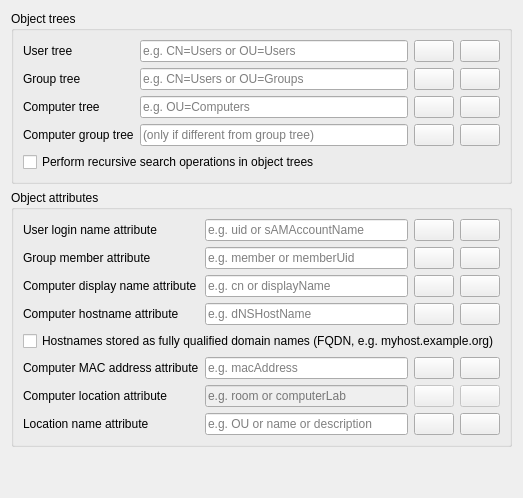
     <widget class="QWidget" name="environmentSettings">
      <attribute name="title">
       <string>Environment settings</string>
      </attribute>
      <layout class="QVBoxLayout" name="verticalLayout_6">
       <item>
        <widget class="QGroupBox" name="objectTrees">
         <property name="title">
          <string>Object trees</string>
         </property>
         <layout class="QGridLayout" name="gridLayout_21">
          <item row="3" column="1">
           <widget class="QLineEdit" name="computerGroupTree">
            <property name="placeholderText">
             <string>(only if different from group tree)</string>
            </property>
           </widget>
          </item>
          <item row="2" column="0">
           <widget class="QLabel" name="computerTreeLabel">
            <property name="text">
             <string>Computer tree</string>
            </property>
           </widget>
          </item>
          <item row="4" column="0" colspan="4">
           <widget class="QCheckBox" name="recursiveSearchOperations">
            <property name="text">
             <string>Perform recursive search operations in object trees</string>
            </property>
           </widget>
          </item>
          <item row="0" column="0">
           <widget class="QLabel" name="userTreeLabel">
            <property name="text">
             <string>User tree</string>
            </property>
           </widget>
          </item>
          <item row="2" column="1">
           <widget class="QLineEdit" name="computerTree">
            <property name="placeholderText">
             <string>e.g. OU=Computers</string>
            </property>
           </widget>
          </item>
          <item row="1" column="0">
           <widget class="QLabel" name="groupTreeLabel">
            <property name="text">
             <string>Group tree</string>
            </property>
           </widget>
          </item>
          <item row="3" column="0">
           <widget class="QLabel" name="computerGroupTreeLabel">
            <property name="text">
             <string>Computer group tree</string>
            </property>
           </widget>
          </item>
          <item row="0" column="1">
           <widget class="QLineEdit" name="userTree">
            <property name="placeholderText">
             <string>e.g. CN=Users or OU=Users</string>
            </property>
           </widget>
          </item>
          <item row="1" column="1">
           <widget class="QLineEdit" name="groupTree">
            <property name="placeholderText">
             <string>e.g. CN=Users or OU=Groups</string>
            </property>
           </widget>
          </item>
          <item row="0" column="2">
           <widget class="QPushButton" name="browseUserTree">
            <property name="icon">
             <iconset resource="../../../core/resources/core.qrc">
              <normaloff>:/core/edit-find.png</normaloff>:/core/edit-find.png</iconset>
            </property>
           </widget>
          </item>
          <item row="1" column="2">
           <widget class="QPushButton" name="browseGroupTree">
            <property name="icon">
             <iconset resource="../../../core/resources/core.qrc">
              <normaloff>:/core/edit-find.png</normaloff>:/core/edit-find.png</iconset>
            </property>
           </widget>
          </item>
          <item row="2" column="2">
           <widget class="QPushButton" name="browseComputerTree">
            <property name="icon">
             <iconset resource="../../../core/resources/core.qrc">
              <normaloff>:/core/edit-find.png</normaloff>:/core/edit-find.png</iconset>
            </property>
           </widget>
          </item>
          <item row="3" column="2">
           <widget class="QPushButton" name="browseComputerGroupTree">
            <property name="icon">
             <iconset resource="../../../core/resources/core.qrc">
              <normaloff>:/core/edit-find.png</normaloff>:/core/edit-find.png</iconset>
            </property>
           </widget>
          </item>
          <item row="0" column="3">
           <widget class="QPushButton" name="testUserTree">
            <property name="icon">
             <iconset resource="../../../core/resources/core.qrc">
              <normaloff>:/core/dialog-ok-apply.png</normaloff>:/core/dialog-ok-apply.png</iconset>
            </property>
           </widget>
          </item>
          <item row="1" column="3">
           <widget class="QPushButton" name="testGroupTree">
            <property name="icon">
             <iconset resource="../../../core/resources/core.qrc">
              <normaloff>:/core/dialog-ok-apply.png</normaloff>:/core/dialog-ok-apply.png</iconset>
            </property>
           </widget>
          </item>
          <item row="2" column="3">
           <widget class="QPushButton" name="testComputerTree">
            <property name="icon">
             <iconset resource="../../../core/resources/core.qrc">
              <normaloff>:/core/dialog-ok-apply.png</normaloff>:/core/dialog-ok-apply.png</iconset>
            </property>
           </widget>
          </item>
          <item row="3" column="3">
           <widget class="QPushButton" name="testComputerGroupTree">
            <property name="icon">
             <iconset resource="../../../core/resources/core.qrc">
              <normaloff>:/core/dialog-ok-apply.png</normaloff>:/core/dialog-ok-apply.png</iconset>
            </property>
           </widget>
          </item>
         </layout>
        </widget>
       </item>
       <item>
        <widget class="QGroupBox" name="objectAttributes">
         <property name="title">
          <string>Object attributes</string>
         </property>
         <layout class="QGridLayout" name="gridLayout_22">
          <item row="7" column="1">
           <widget class="QLineEdit" name="locationNameAttribute">
            <property name="placeholderText">
             <string>e.g. OU or name or description</string>
            </property>
           </widget>
          </item>
          <item row="4" column="0" colspan="4">
           <widget class="QCheckBox" name="computerHostNameAsFQDN">
            <property name="text">
             <string>Hostnames stored as fully qualified domain names (FQDN, e.g. myhost.example.org)</string>
            </property>
           </widget>
          </item>
          <item row="0" column="2">
           <widget class="QPushButton" name="browseUserLoginNameAttribute">
            <property name="icon">
             <iconset resource="../../../core/resources/core.qrc">
              <normaloff>:/core/edit-find.png</normaloff>:/core/edit-find.png</iconset>
            </property>
           </widget>
          </item>
          <item row="6" column="1">
           <widget class="QLineEdit" name="computerLocationAttribute">
            <property name="enabled">
             <bool>false</bool>
            </property>
            <property name="placeholderText">
             <string>e.g. room or computerLab</string>
            </property>
           </widget>
          </item>
          <item row="0" column="0">
           <widget class="QLabel" name="userLoginNameAttributeLabel">
            <property name="text">
             <string>User login name attribute</string>
            </property>
           </widget>
          </item>
          <item row="6" column="0">
           <widget class="QLabel" name="computerLocationAttributeLabel">
            <property name="text">
             <string>Computer location attribute</string>
            </property>
           </widget>
          </item>
          <item row="1" column="1">
           <widget class="QLineEdit" name="groupMemberAttribute">
            <property name="placeholderText">
             <string>e.g. member or memberUid</string>
            </property>
           </widget>
          </item>
          <item row="5" column="3">
           <widget class="QPushButton" name="testComputerMacAddressAttribute">
            <property name="icon">
             <iconset resource="../../../core/resources/core.qrc">
              <normaloff>:/core/dialog-ok-apply.png</normaloff>:/core/dialog-ok-apply.png</iconset>
            </property>
           </widget>
          </item>
          <item row="1" column="0">
           <widget class="QLabel" name="groupMemberAttributeLabel">
            <property name="text">
             <string>Group member attribute</string>
            </property>
           </widget>
          </item>
          <item row="0" column="3">
           <widget class="QPushButton" name="testUserLoginNameAttribute">
            <property name="icon">
             <iconset resource="../../../core/resources/core.qrc">
              <normaloff>:/core/dialog-ok-apply.png</normaloff>:/core/dialog-ok-apply.png</iconset>
            </property>
           </widget>
          </item>
          <item row="5" column="1">
           <widget class="QLineEdit" name="computerMacAddressAttribute">
            <property name="placeholderText">
             <string>e.g. macAddress</string>
            </property>
           </widget>
          </item>
          <item row="5" column="0">
           <widget class="QLabel" name="computerMacAddressAttributeLabel">
            <property name="text">
             <string>Computer MAC address attribute</string>
            </property>
           </widget>
          </item>
          <item row="3" column="1">
           <widget class="QLineEdit" name="computerHostNameAttribute">
            <property name="placeholderText">
             <string>e.g. dNSHostName</string>
            </property>
           </widget>
          </item>
          <item row="3" column="2">
           <widget class="QPushButton" name="browseComputerHostNameAttribute">
            <property name="icon">
             <iconset resource="../../../core/resources/core.qrc">
              <normaloff>:/core/edit-find.png</normaloff>:/core/edit-find.png</iconset>
            </property>
           </widget>
          </item>
          <item row="3" column="3">
           <widget class="QPushButton" name="testComputerHostNameAttribute">
            <property name="icon">
             <iconset resource="../../../core/resources/core.qrc">
              <normaloff>:/core/dialog-ok-apply.png</normaloff>:/core/dialog-ok-apply.png</iconset>
            </property>
           </widget>
          </item>
          <item row="6" column="2">
           <widget class="QPushButton" name="browseComputerLocationAttribute">
            <property name="enabled">
             <bool>false</bool>
            </property>
            <property name="icon">
             <iconset resource="../../../core/resources/core.qrc">
              <normaloff>:/core/edit-find.png</normaloff>:/core/edit-find.png</iconset>
            </property>
           </widget>
          </item>
          <item row="1" column="3">
           <widget class="QPushButton" name="testGroupMemberAttribute">
            <property name="icon">
             <iconset resource="../../../core/resources/core.qrc">
              <normaloff>:/core/dialog-ok-apply.png</normaloff>:/core/dialog-ok-apply.png</iconset>
            </property>
           </widget>
          </item>
          <item row="6" column="3">
           <widget class="QPushButton" name="testComputerLocationAttribute">
            <property name="enabled">
             <bool>false</bool>
            </property>
            <property name="icon">
             <iconset resource="../../../core/resources/core.qrc">
              <normaloff>:/core/dialog-ok-apply.png</normaloff>:/core/dialog-ok-apply.png</iconset>
            </property>
           </widget>
          </item>
          <item row="0" column="1">
           <widget class="QLineEdit" name="userLoginNameAttribute">
            <property name="placeholderText">
             <string>e.g. uid or sAMAccountName</string>
            </property>
           </widget>
          </item>
          <item row="2" column="0">
           <widget class="QLabel" name="computerDisplayNameAttributeLabel">
            <property name="text">
             <string>Computer display name attribute</string>
            </property>
           </widget>
          </item>
          <item row="3" column="0">
           <widget class="QLabel" name="computerHostNameAttributeLabel">
            <property name="text">
             <string>Computer hostname attribute</string>
            </property>
           </widget>
          </item>
          <item row="7" column="0">
           <widget class="QLabel" name="locationNameAttributeLabel">
            <property name="text">
             <string>Location name attribute</string>
            </property>
           </widget>
          </item>
          <item row="1" column="2">
           <widget class="QPushButton" name="browseGroupMemberAttribute">
            <property name="icon">
             <iconset resource="../../../core/resources/core.qrc">
              <normaloff>:/core/edit-find.png</normaloff>:/core/edit-find.png</iconset>
            </property>
           </widget>
          </item>
          <item row="7" column="2">
           <widget class="QPushButton" name="browseLocationNameAttribute">
            <property name="icon">
             <iconset resource="../../../core/resources/core.qrc">
              <normaloff>:/core/edit-find.png</normaloff>:/core/edit-find.png</iconset>
            </property>
           </widget>
          </item>
          <item row="5" column="2">
           <widget class="QPushButton" name="browseComputerMacAddressAttribute">
            <property name="icon">
             <iconset resource="../../../core/resources/core.qrc">
              <normaloff>:/core/edit-find.png</normaloff>:/core/edit-find.png</iconset>
            </property>
           </widget>
          </item>
          <item row="7" column="3">
           <widget class="QPushButton" name="testLocationNameAttribute">
            <property name="icon">
             <iconset resource="../../../core/resources/core.qrc">
              <normaloff>:/core/dialog-ok-apply.png</normaloff>:/core/dialog-ok-apply.png</iconset>
            </property>
           </widget>
          </item>
          <item row="2" column="1">
           <widget class="QLineEdit" name="computerDisplayNameAttribute">
            <property name="placeholderText">
             <string>e.g. cn or displayName</string>
            </property>
           </widget>
          </item>
          <item row="2" column="2">
           <widget class="QPushButton" name="browseComputerDisplayNameAttribute">
            <property name="icon">
             <iconset resource="../../../core/resources/core.qrc">
              <normaloff>:/core/edit-find.png</normaloff>:/core/edit-find.png</iconset>
            </property>
           </widget>
          </item>
          <item row="2" column="3">
           <widget class="QPushButton" name="testComputerDisplayNameAttribute">
            <property name="icon">
             <iconset resource="../../../core/resources/core.qrc">
              <normaloff>:/core/dialog-ok-apply.png</normaloff>:/core/dialog-ok-apply.png</iconset>
            </property>
           </widget>
          </item>
         </layout>
        </widget>
       </item>
       <item>
        <spacer name="verticalSpacer_2">
         <property name="orientation">
          <enum>Qt::Vertical</enum>
         </property>
         <property name="sizeHint" stdset="0">
          <size>
           <width>20</width>
           <height>40</height>
          </size>
         </property>
        </spacer>
       </item>
      </layout>
     </widget>
